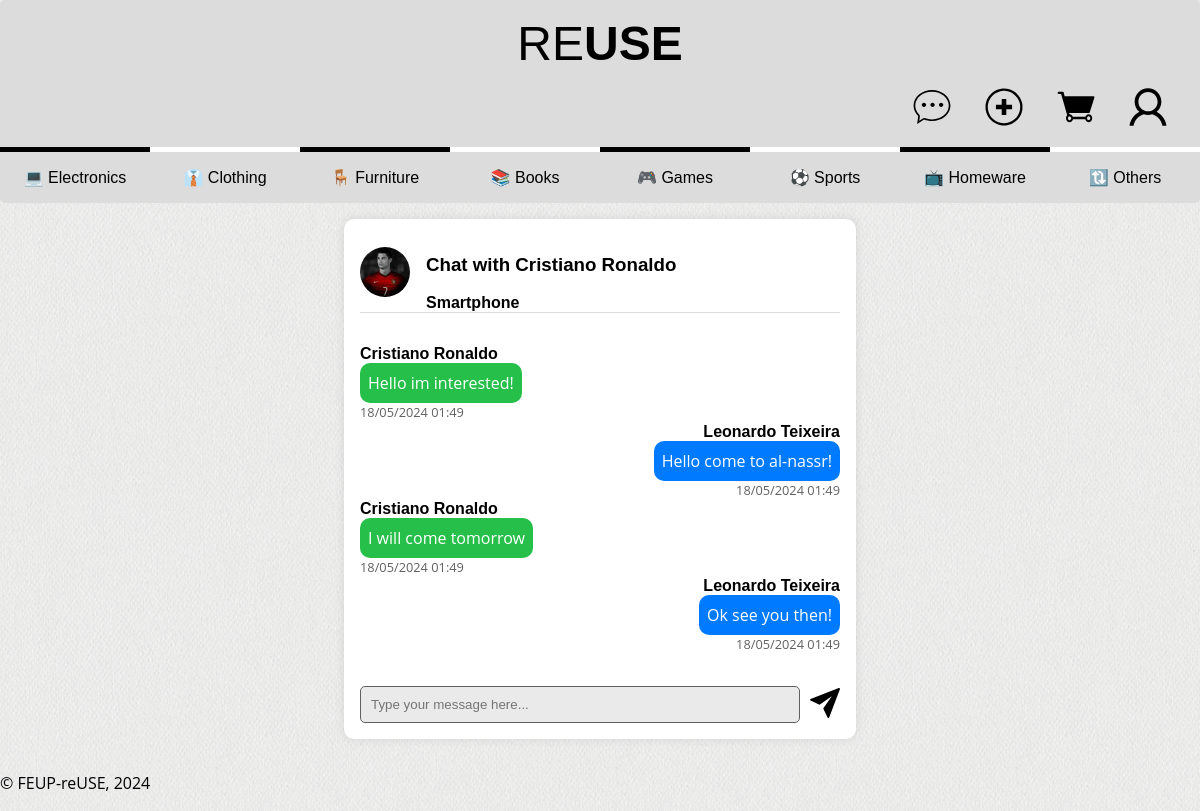
The page /pages/chat_messages.php?otherUserId=2&itemId=1 (signed in) on the database as committed earlier.
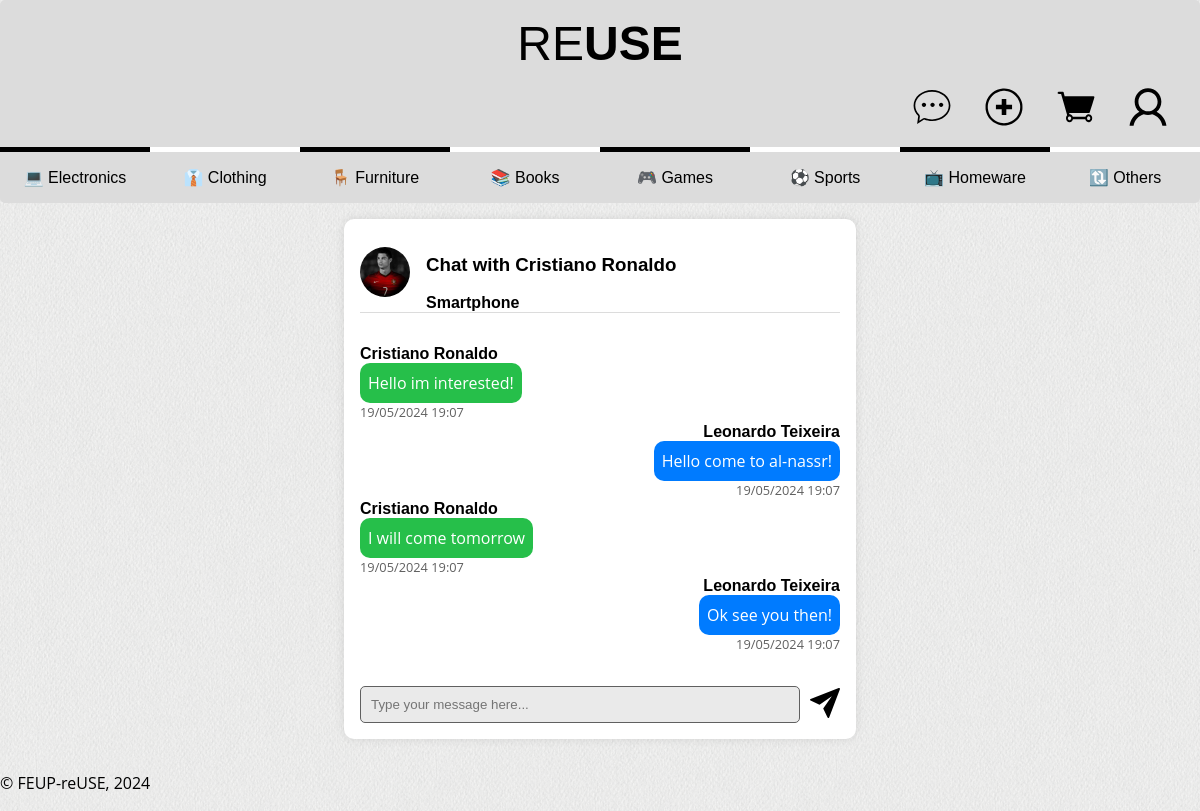
The same page on the database as committed later.
### tables this page shows
CREATE TABLE Chats (
    idChat INTEGER PRIMARY KEY,
    idSender INTEGER NOT NULL,
    idRecipient INTEGER NOT NULL,
    message TEXT NOT NULL,
    timestamp TIMESTAMP DEFAULT CURRENT_TIMESTAMP,
    idItem INTEGER NOT NULL,
    FOREIGN KEY (idSender) REFERENCES Users(idUser),
    FOREIGN KEY (idRecipient) REFERENCES Users(idUser),
    FOREIGN KEY (idItem) REFERENCES Items(idItem)
);

CREATE TABLE Users (
    idUser INTEGER PRIMARY KEY,
    name TEXT NOT NULL,
    username TEXT UNIQUE NOT NULL,
    password TEXT NOT NULL,
    email TEXT UNIQUE NOT NULL,
    isAdmin BOOLEAN NOT NULL DEFAULT 0
);

### pages/chat_messages.php (called while the page is built, shortened)
<?php
    require_once(__DIR__ . '/../utils/session.php');
    $session = new Session();
    require_once(__DIR__ . '/../database/users.class.php');
    require_once(__DIR__ . '/../database/chats.class.php');
    require_once(__DIR__ . '/../templates/common.tpl.php');
    require_once(__DIR__ . '/../templates/chat.tpl.php');
    $db = getDatabaseConnection();
    $userId = $session->getId();
    $otherUserId = $_GET['otherUserId'];
    $itemId = $_GET['itemId'];
    $chats = Chat::getChatByUserAndItem($db, (int)$userId, (int)$otherUserId, (int)$itemId);
    drawHeader($session, ['chat']);
    drawChatMessages($db, $chats, $userId, $otherUserId, $itemId);
    drawFooter();
?>

### database/chats.class.php (called while the page is built, shortened)
<?php
require_once 'users.class.php';
class Chat {
    public static function getChatByUserAndItem($db, $userId, $otherUserId, $itemId) {
        $query = "SELECT * FROM Chats WHERE ((idSender = ? AND idRecipient = ?) OR (idSender = ? AND idRecipient = ?)) AND idItem = ?";
        $stmt = $db->prepare($query);
        $stmt->execute(array($userId, $otherUserId, $otherUserId, $userId, $itemId));
        return $stmt->fetchAll();
    }
}
?>

### utils/session.php (called while the page is built, shortened)
<?php
  class Session {
    public function getId() : ?int {
      return isset($_SESSION['id']) ? $_SESSION['id'] : null;
    }
  }
?>

### database/users.class.php (called while the page is built, shortened)
<?php
class User {
    public function __construct(int $idUser, string $name, string $username, string $password, string $email, bool $isAdmin) {
        $this->name = $name;
    }
    public static function getUserById(PDO $db, int $idUser): ?User {
        $stmt = $db->prepare('SELECT * FROM Users WHERE idUser = ?');
        $stmt->execute([$idUser]);
        $user = $stmt->fetch();
        return new User($user['idUser'], $user['name'], $user['username'], $user['password'], $user['email'], (bool) $user['isAdmin']);
    }
}
?>

### templates/common.tpl.php (the view, shortened to what the changed rows need)
<?php function drawHeader($session, $jsPages = array("script")) { ?>
  <!DOCTYPE html>
  <html lang="en">
    <head>
      <link rel="stylesheet" href="../css/style.css">
      <link rel="stylesheet" href="../css/layout.css">
      <link rel="stylesheet" href="../css/responsive.css">
    </head>
    <body>
      <header>
        <h1>
            <a href="../pages/index.php">RE<strong>USE</strong></a>
        </h1>
      </header>
<?php } ?>
<?php function drawFooter() { ?>
  </body>
</html>
<?php } ?>

### templates/chat.tpl.php (shortened to what the changed rows need)
<?php
    require_once(__DIR__ . '/../database/users.class.php');
?>
<?php function drawChatMessages($db, $chats, $userId, $otherUserId, $itemId) { ?>
    <section class="chat">
            <div class="messages-container">
            <?php foreach ($chats as $chat) { ?>
                <div class="message_<?php echo $chat['idSender'] === $userId ? 'outgoing' : 'incoming'; ?>">
                    <h4><?= htmlentities(User::getUserById($db, $chat['idSender'])->name) ?></h4>
                    <p class="message_content"><?= htmlentities($chat['message']) ?></p>
                    <p class="hint"><?= htmlentities(date('d/m/Y H:i', strtotime($chat['timestamp']))) ?></p>
                </div>
            <?php } ?>
           </div>
    </section>
<?php } ?>

Rows that differ between the two databases and show on the page:
changed chats "Hello im interested!": timestamp "18/05/2024 01:49" → "19/05/2024 19:07"
changed chats "Hello come to al-nassr!": timestamp "18/05/2024 01:49" → "19/05/2024 19:07"
changed chats "I will come tomorrow": timestamp "18/05/2024 01:49" → "19/05/2024 19:07"
changed chats "Ok see you then!": timestamp "18/05/2024 01:49" → "19/05/2024 19:07"
